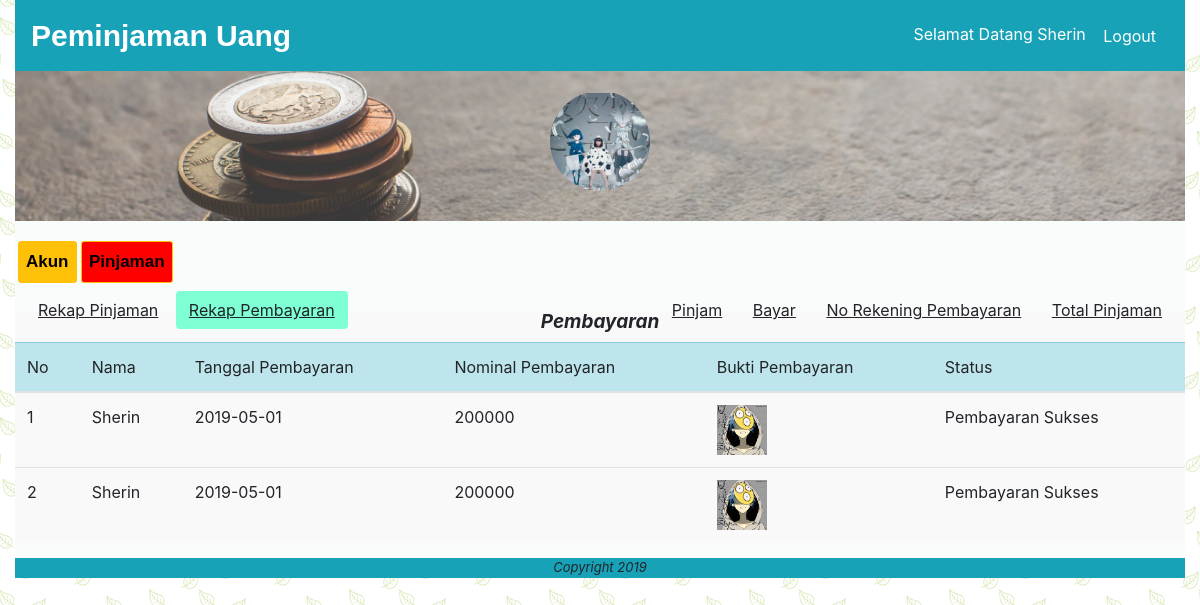
/index.php?page=content&module=pinjaman&action=rekap&table=rekap_pembayaran (signed in), run on the app's committed database.
### tables this page shows
CREATE TABLE `user` (
  `id_user` int(11) NOT NULL,
  `nama_user` varchar(100) NOT NULL,
  `foto_user` varchar(100) NOT NULL,
  `username` varchar(20) NOT NULL,
  `password` varchar(20) NOT NULL,
  `level` varchar(20) NOT NULL
);

CREATE TABLE `pembayaran` (
  `id_pembayaran` int(11) NOT NULL,
  `id_user` int(11) NOT NULL,
  `tanggal_pembayaran` date NOT NULL,
  `nominal_pembayaran` int(50) NOT NULL,
  `bukti_pembayaran` varchar(100) NOT NULL,
  `status` varchar(100) NOT NULL
);

### module/pinjaman/table_pembayar.php (the view, shortened to what this page needs)
<?php
		if($level == "nasabah"){
			$queryPembayaran = mysqli_query($koneksi, "SELECT * FROM pembayaran WHERE id_user='$id_user'");
		}elseif($level == "admin"){
			$queryPembayaran = mysqli_query($koneksi, "SELECT pembayaran.*, user.nama_user FROM pembayaran JOIN user ON pembayaran.id_user=user.id_user");
		}
?>
	<h2 class="judul-table">Pembayaran</h2>
	<table class="table table-hover">
		<thead class="table-info">
			<tr>
				<th>No</th>
				<th>Nama</th>
				<th>Tanggal Pembayaran</th>
				<th>Nominal Pembayaran</th>
				<th>Bukti Pembayaran</th>
				<th>Status</th>
			</tr>
		</thead>
		<?php $no=1; ?>
		<?php while($row = mysqli_fetch_assoc($queryPembayaran)) : ?>
			<tr>
				<td><?= $no ?></td>
				<?php if($level == "nasabah") : ?>
					<td><?= $nama_user ?></td>
				<?php elseif($level == "admin") : ?>
					<td><?= $row["nama_user"] ?></td>
				<?php endif; ?>
				<td><?= $row["tanggal_pembayaran"] ?></td>
				<td><?= $row["nominal_pembayaran"] ?></td>
				<td><img src="<?php echo BASE_URL."bukti_pembayaran/$row[bukti_pembayaran]"; ?>" alt="bukti" style="width: 50px;"></td>
				<td><?= $row["status"] ?></td>
			</tr>
			<?php $no++ ?>
		<?php endwhile; ?>
	</table>

### index.php (shortened to what this page needs)
<?php
	include_once "function/koneksi.php";
	$id_user = isset($_SESSION["id_user"]) ? $_SESSION["id_user"] : false;
	$nama_user = isset($_SESSION["nama_user"]) ? $_SESSION["nama_user"] : false;
	$level = isset($_SESSION["level"]) ? $_SESSION["level"] : false;
	$page_name = isset($_GET["page"]) ? $_GET["page"] : false;
	$page_cover = isset($_GET["pageC"]) ? $_GET["pageC"] : false;
?>
<!DOCTYPE html>
<html>
	<head>
		<link rel="stylesheet" href="css/style.css">
		<link rel="stylesheet" href="function/bootstrap-4.3.1-dist/css/bootstrap.min.css">
	</head>
	<body>
		<div class="container-fluid">
			<div class="navbar navbar-info bg-info">
				<?php if($id_user) : ?>
					<div class="judul navbar-brand">
						<a href="<?php echo BASE_URL."index.php?pageC=main" ?>">Peminjaman Uang</a>
					</div>
				<?php else : ?>
					<div class="judul navbar-brand">
						<a href="<?php echo BASE_URL."index.php?pageC=main" ?>">Peminjaman Uang</a>
					</div>
				<?php endif; ?>
				<?php if($id_user && $page_name) : ?>
					<div class="menu navbar-text">
						<?php if($level == "admin") : ?>
							<a class="btn btn-link" href="<?php echo BASE_URL."index.php?page=content&module=user&action=akun" ?>">Selamat Datang Admin <?= $nama_user ?></a>
						<?php elseif($level == "nasabah") : ?>
							<a href="<?php echo BASE_URL."index.php?page=content&module=user&action=akun" ?>">Selamat Datang <?= $nama_user ?></a>
						<?php endif; ?>
						<a class="btn btn-link" href="logout.php">Logout</a>
					</div>
				<?php elseif($id_user) : ?>
					<div class="menu navbar-text">
						<a class="btn btn-link" href="logout.php">Logout</a>
					</div>
				<?php endif; ?>
			</div>
			<?php if($id_user && $page_name) : ?>
				<div class="cover-foto">
					<?php
						$queryFoto = mysqli_query($koneksi, "SELECT id_user, foto_user FROM user WHERE id_user='$id_user'");
						$rowFoto = mysqli_fetch_assoc($queryFoto);
					?>
					<div class="foto"><img src="<?php echo BASE_URL."foto/$rowFoto[foto_user]"; ?>" alt="profile" style="width: 100px;"></div>
				</div>
			<?php endif; ?>
			<div class="content">
				<?php
					$page = "$page_name.php";
					$pageC = "$page_cover.php";
					if($id_user){
						if(file_exists($page)){
							include_once ($page);
						}elseif(file_exists($pageC)){
							include_once $pageC;
						}
					}else{
						if(file_exists($pageC)){
							include_once ($pageC);
						}else{
							include_once "main.php";
						}
					}
				?>
			</div>
			<div class="footer">
				<p>Copyright 2019</p>
			</div>
		</div>
	</body>
</html>

### css/style.css (style rules this page uses)
html, body, div, span, applet, object, iframe, h1, h2, h3, h4, h5, h6, p, blockquote, pre, a, abbr, acronym, address, big, cite, code, del, dfn, em, img, ins, kbd, q, s, samp, small, strike, strong, sub, sup, tt, var, b, u, i, center, dl, dt, dd, ol, ul, li, fieldset, form, label, legend, table, caption, tbody, tfoot, thead, tr, th, td, article, aside, canvas, details, embed, figure, figcaption, footer, header, hgroup, menu, nav, output, ruby, section, summary, time, mark, audio, video { margin: 0; padding: 0; border: 0; font-size: 100%; font: inherit; vertical-align: baseline; }
body { line-height: 1; }
table { border-collapse: collapse; border-spacing: 0; }
body { background-image: url('leaves.png'); }
.judul a { font-size: 30px; text-decoration: none; color: white; font-weight: bold; font-family: arial; }
.menu a { color: white; }
.foto { width: 100px;height: 100px;border-radius: 50%;margin: auto;line-height: 100px;overflow: hidden; }
.cover-foto { height: 150px; padding-top: 20px; box-sizing: border-box; background-image: url('steve-johnson-628975-unsplash.jpg'); background-size: cover; background-position: 0 -46px; }
.footer { background-color: #17a2b8;height: 20px; }
.footer p { font-size: 13px; text-align: center; font-style: italic; }
.content { background-color: #f8fcfb; overflow: hidden; }
.judul-table { font-size: 19px; text-align: center; font-weight: bold; font-style: italic; }

### data on the page
user: foto_user (picture)
pembayaran: tanggal_pembayaran "2019-05-01", nominal_pembayaran "200000", bukti_pembayaran (picture), status "Pembayaran Sukses"
pembayaran: tanggal_pembayaran "2019-05-01", nominal_pembayaran "200000", bukti_pembayaran (picture), status "Pembayaran Sukses"

### other printed values
$nama_user "Sherin"
